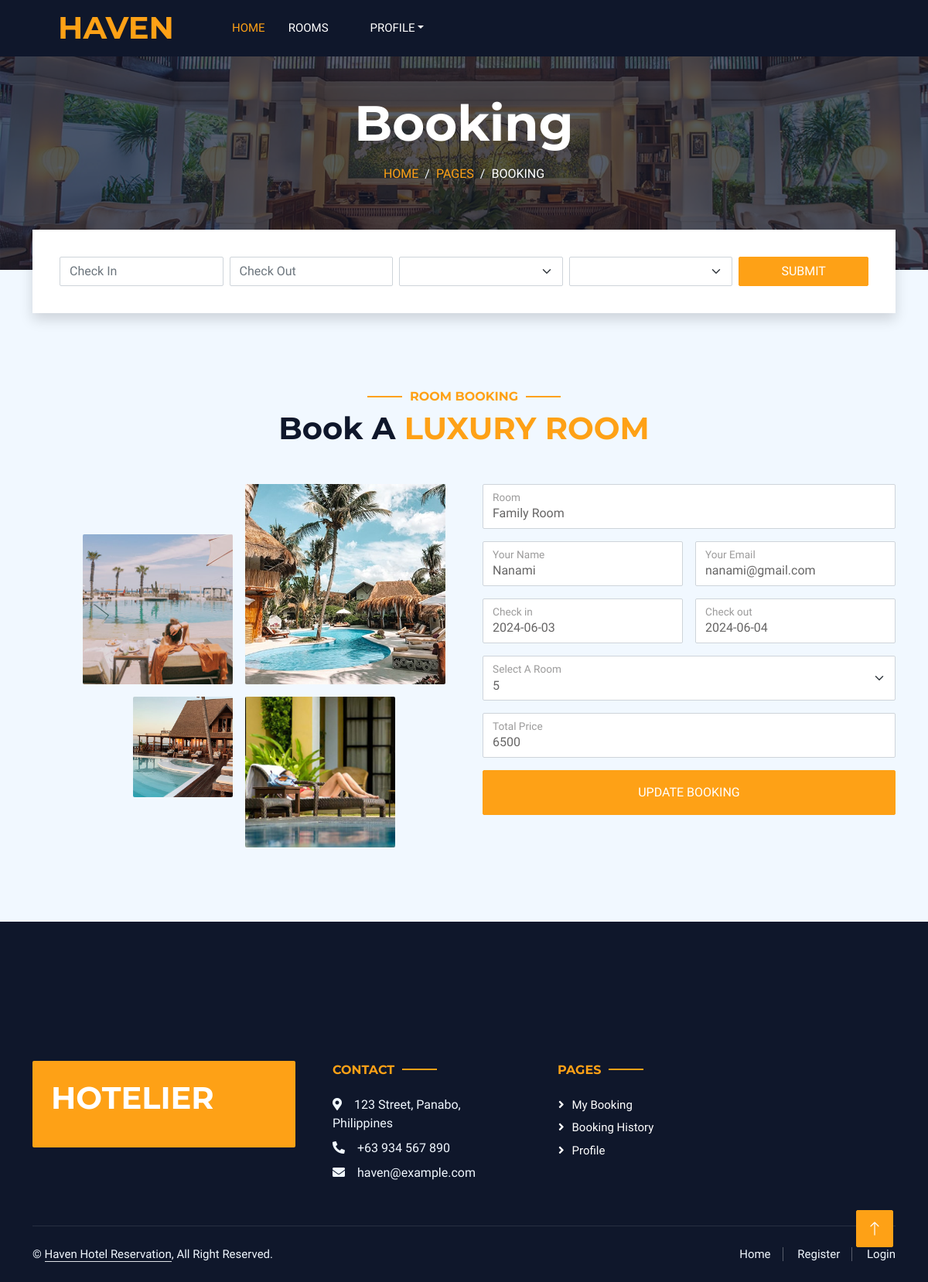
/edit-booking.php?id=137 (signed in), run on the app's committed database.
### tables this page shows
CREATE TABLE `booking` (
  `id` int(11) NOT NULL,
  `room_id` int(11) NOT NULL,
  `user_id` int(11) NOT NULL,
  `check_in` date NOT NULL,
  `check_out` date NOT NULL,
  `check_in_time` time NOT NULL DEFAULT '14:00:00',
  `check_out_time` time NOT NULL DEFAULT '12:00:00',
  `booking_date` date NOT NULL DEFAULT current_timestamp(),
  `total_price` double NOT NULL,
  `booking_status` varchar(150) NOT NULL DEFAULT 'Pending',
  `payment_status` enum('Pending','Completed','Canceled','') NOT NULL DEFAULT 'Pending',
  `guest_count` int(11) NOT NULL
);

CREATE TABLE `room_type` (
  `id` int(11) NOT NULL,
  `room_type` varchar(255) NOT NULL,
  `description` varchar(255) NOT NULL,
  `bed` int(11) NOT NULL,
  `bathroom` int(11) NOT NULL,
  `floor` int(11) NOT NULL,
  `price` double NOT NULL,
  `capacity_adult` int(11) NOT NULL,
  `capacity_children` int(11) NOT NULL,
  `max_capacity` int(11) NOT NULL,
  `rating` int(11) NOT NULL,
  `image` varchar(255) NOT NULL
);

CREATE TABLE `user` (
  `id` int(11) NOT NULL,
  `username` varchar(255) NOT NULL,
  `email` varchar(255) NOT NULL,
  `password` varchar(255) NOT NULL,
  `fullname` varchar(255) NOT NULL,
  `gender` varchar(100) DEFAULT NULL,
  `phone_number` varchar(100) DEFAULT NULL,
  `address` varchar(255) DEFAULT NULL,
  `dob` date DEFAULT NULL,
  `registration_date` datetime NOT NULL DEFAULT current_timestamp()
);

CREATE TABLE `room` (
  `id` int(11) NOT NULL,
  `room_type` int(11) NOT NULL,
  `room_number` int(11) NOT NULL,
  `availability` enum('Available','Not Available','','') NOT NULL
);

### sessions/sessionCheck.php (called while the page is built, shortened)
<?php
    require_once("./db/dbConnection.php");
    if(!isset($_SESSION["email"])){
    }else{
        $user = new User();
        $email = $_SESSION["email"];
        $sql = "SELECT * FROM user WHERE email='$email' ";
        $query = $conn->query($sql);
        while($row = $query->fetch_assoc() ){
            $user->email = $row["email"];
            $user->fullname = $row["fullname"];
        }
    }
?>

### edit-booking.php (the view, shortened to what this page needs)
<?php
    include('./sessions/sessionCheck.php');
    $booking_id = $_GET['id'];
    $sql = "SELECT booking.*, room.room_number, room_type.room_type, room_type.id as room_type_id FROM booking INNER JOIN room ON booking.room_id = room.id INNER JOIN room_type ON room.room_type = room_type.id WHERE booking.id = '$booking_id' ";
    $query = $conn->query($sql);
    $row = $query->fetch_assoc();
    $total_price = $row['total_price'];
?>
<!DOCTYPE html>
<html lang="en">
<head>
    <link href="https://cdnjs.cloudflare.com/ajax/libs/font-awesome/5.10.0/css/all.min.css" rel="stylesheet">
    <link href="https://cdn.jsdelivr.net/npm/bootstrap-icons@1.4.1/font/bootstrap-icons.css" rel="stylesheet">
    <link href="lib/animate/animate.min.css" rel="stylesheet">
    <link href="lib/owlcarousel/assets/owl.carousel.min.css" rel="stylesheet">
    <link href="lib/tempusdominus/css/tempusdominus-bootstrap-4.min.css" rel="stylesheet" />
    <link href="css/bootstrap.min.css" rel="stylesheet">
    <link href="css/style.css" rel="stylesheet">
</head>
<body>
        <?php
            include('header.php');
        ?>
        <div class="container-fluid page-header mb-5 p-0" style="background-image: url(img/carousel-1.jpg);">
            <div class="container-fluid page-header-inner py-5">
                <div class="container text-center pb-5">
                    <h1 class="display-3 text-white mb-3 animated slideInDown">Booking</h1>
                    <nav aria-label="breadcrumb">
                        <ol class="breadcrumb justify-content-center text-uppercase">
                            <li class="breadcrumb-item"><a href="#">Home</a></li>
                            <li class="breadcrumb-item"><a href="#">Pages</a></li>
                            <li class="breadcrumb-item text-white active" aria-current="page">Booking</li>
                        </ol>
                    </nav>
                </div>
            </div>
        </div>
        <?php
            include('search.php');
        ?>
        <div class="container-xxl py-5 mb-5">
            <div class="container">
                <div class="text-center wow fadeInUp" data-wow-delay="0.1s">
                    <h6 class="section-title text-center text-primary text-uppercase">Room Booking</h6>
                    <h1 class="mb-5">Book A <span class="text-primary text-uppercase">Luxury Room</span></h1>
                </div>
                <div class="row g-5">
                    <div class="col-lg-6">
                        <div class="row g-3">
                            <div class="col-6 text-end">
                                <img class="img-fluid rounded w-75 wow zoomIn" data-wow-delay="0.1s" src="img/about-1.jpg" style="margin-top: 25%;">
                            </div>
                            <div class="col-6 text-start">
                                <img class="img-fluid rounded w-100 wow zoomIn" data-wow-delay="0.3s" src="img/about-2.jpg">
                            </div>
                            <div class="col-6 text-end">
                                <img class="img-fluid rounded w-50 wow zoomIn" data-wow-delay="0.5s" src="img/about-3.jpg">
                            </div>
                            <div class="col-6 text-start">
                                <img class="img-fluid rounded w-75 wow zoomIn" data-wow-delay="0.7s" src="img/about-4.jpg">
                            </div>
                        </div>
                    </div>
                    <div class="col-lg-6">
                        <div class="wow fadeInUp" data-wow-delay="0.2s">
                            <form action="./backend/update-booking.php?id=<?php echo $row['id']; ?>" method="POST">
                                <div class="row g-3">
                                    <div class="col-md-12">
                                        <div class="form-floating">
                                            <input type="text" name="room-type" value="<?php echo $row['room_type'] ?>" class="form-control" id="name" placeholder="Your Name">
                                            <label for="name">Room</label>
                                        </div>
                                    </div>
                                    <div class="col-md-6">
                                        <div class="form-floating">
                                            <input type="text" value="<?php echo isset($user->fullname)? $user->fullname: ''; ?>" class="form-control" id="name" placeholder="Your Name">
                                            <label for="name">Your Name</label>
                                        </div>
                                    </div>
                                    <div class="col-md-6">
                                        <div class="form-floating">
                                            <input type="email" value="<?php echo isset($user->email)? $user->email: ''; ?>" class="form-control" id="email" placeholder="Your Email">
                                            <label for="email">Your Email</label>
                                        </div>
                                    </div>
                                    <div class="col-md-6">
                                        <div class="form-floating">
                                            <input name="check-in" style="background-color: white;" value="<?php echo $row['check_in'] ?>" type="text" class="form-control" id="input_check_in" placeholder="Check In" disabled>
                                            <label for="checkIn" id="checkInLabel">Check in</label>
                                        </div>
                                    </div>
                                    <div class="col-md-6">
                                        <div class="form-floating date-form">
                                            <input name="check-out" style="background-color: white;" value="<?php echo $row['check_out'] ?>" type="text" class="form-control" id="input_check_out" placeholder="Check Out" disabled>
                                            <label for="checkOut" id="checkOutLabel">Check out</label>
                                        </div>
                                    </div>
                                    <div class="col-12">
                                        <div class="form-floating">
                                            <select class="form-select" id="room-number-input" name="room-number">
                                                <option value="<?php echo $row['room_number']; ?>"><?php echo $row['room_number']; ?></option>
                                            </select>
                                            <label for="select3">Select A Room</label>
                                        </div>
                                    </div>
                                    <div class="col-12">
                                        <div class="form-floating">
                                            <input class="form-control" style="background-color: white;" name="total-price" type="text" id="input-total-price" value="<?php echo $total_price;  ?>" readonly>
                                            <label for="message">Total Price</label>
                                        </div>
                                    </div>
                                    <div class="col-12">
                                    <input type="submit" name="update-btn" id="editBtn" class="btn btn-primary w-100 py-3" value="Update Booking">
                                    </div>
                                </div>
                            </form>
                        </div>
                    </div>
                </div>
            </div>
        </div>
        <?php
            include('footer.php');
        ?>
        <a href="#" class="btn btn-lg btn-primary btn-lg-square back-to-top"><i class="bi bi-arrow-up"></i></a>
</body>
</html>

### css/style.css (style rules this page uses)
:root { --primary: #FEA116; --light: #F1F8FF; --dark: #0F172B; }
.back-to-top { position: fixed; display: none; right: 45px; bottom: 45px; z-index: 99; }
.btn { font-weight: 500; text-transform: uppercase; transition: .5s; }
.btn.btn-primary, .btn.btn-secondary { color: #FFFFFF; }
.btn-lg-square { width: 48px; height: 48px; }
.btn-square, .btn-sm-square, .btn-lg-square { padding: 0; display: flex; align-items: center; justify-content: center; font-weight: normal; border-radius: 2px; }
.page-header { background-position: center center; background-repeat: no-repeat; background-size: cover; }
.page-header-inner { background: rgba(15, 23, 43, .7); }
.breadcrumb-item + .breadcrumb-item::before { color: var(--light); }
.section-title { position: relative; display: inline-block; }
.section-title::before { position: absolute; content: ""; width: 45px; height: 2px; top: 50%; left: -55px; margin-top: -1px; background: var(--primary); }
.section-title::after { position: absolute; content: ""; width: 45px; height: 2px; top: 50%; right: -55px; margin-top: -1px; background: var(--primary); }

### data on the page
booking: room-type "Family Room", check-in "2024-06-03", check-out "2024-06-04", room-number "5", total-price "6500"
user: fullname "Nanami", email "nanami@gmail.com"
